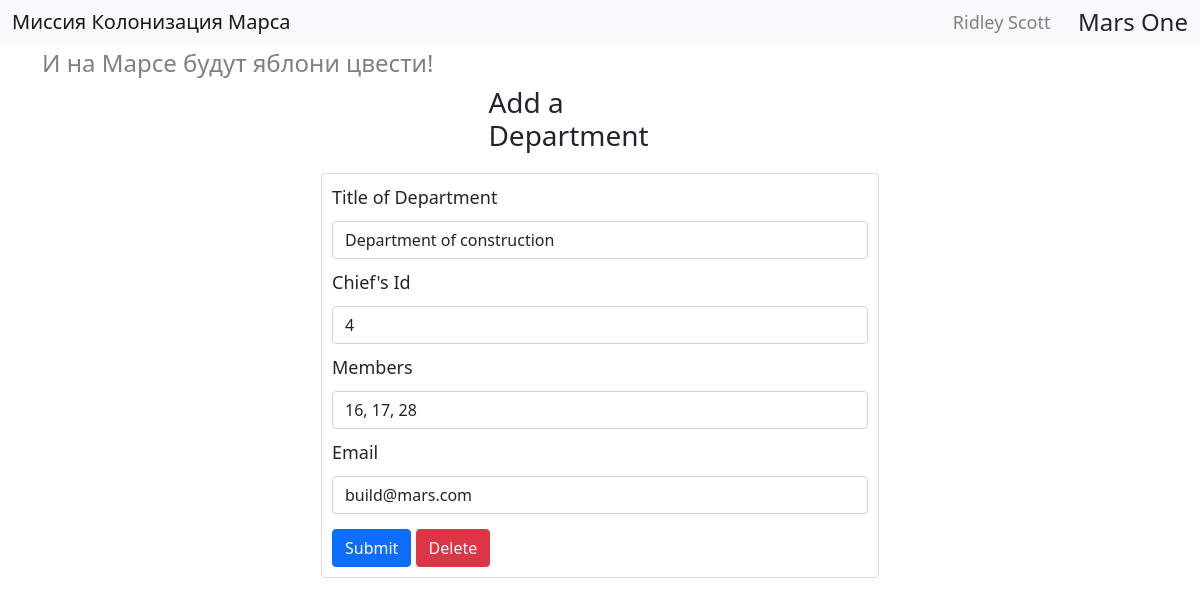
Page /department/3 (signed in) on the earlier database version.
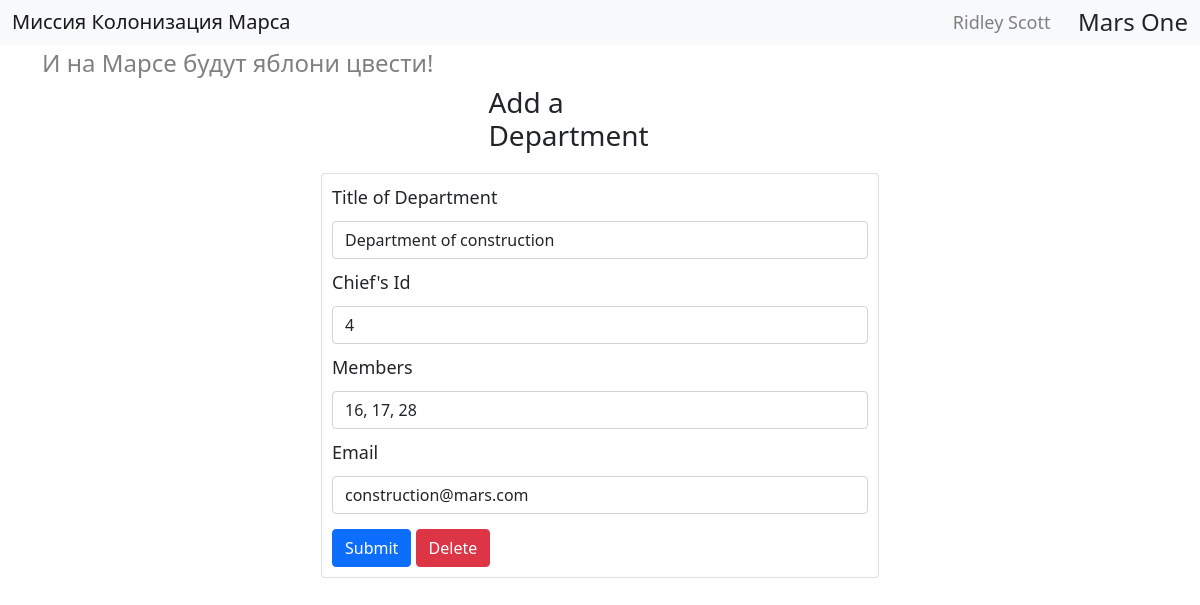
Same page on the later database version.
### __all_models.py (models this page shows)
class Department(SqlAlchemyBase):
    __tablename__ = "departments"
    id = Column(Integer, primary_key=True, autoincrement=True)
    title = Column(String)
    chief = Column(Integer, ForeignKey("users.id"))
    members = Column(String)
    email = Column(String)

### app.py (the view, shortened to what this page needs)
@app.route("/department/<int:dep_id>", methods=['GET', 'POST'])
@login_required
def edit_department(dep_id):
    form = DepartmantForm()
    if request.method == "GET":
        dep = session.query(Department).filter(
            Department.id == dep_id,
            (Department.chief == current_user.id) | (current_user.id == 1)
        ).first()
        if dep:
            form.title.data = dep.title
            form.chief.data = dep.chief
            form.members.data = dep.members
            form.email.data = dep.email
        else:
            abort(404)
    return render_template("add_department.html", title="Изменить работу",
                           form=form, delete=True, dep_id=dep_id)

### forms.py
class DepartmantForm(FlaskForm):
    title = StringField("Title of Department", validators=[DataRequired()])
    chief = IntegerField("Chief's Id", validators=[DataRequired()])
    members = StringField("Members", validators=[DataRequired()])
    email = StringField("Email", validators=[DataRequired()])
    submit = SubmitField("Submit")

### app.py (called while the page is built)
@login_manager.user_loader
def load_user(user_id):
    return session.query(User).get(user_id)

### templates/add_department.html (shortened to what this page needs)
{% extends "base.html" %}
{% block content %}
<h3 class="title">Add a Department</h3>
<div class="holder card">
    <form method="POST" action="">
        {{ form.title.label(class="form-label label") }}
        {{ form.title(class="form-control") }}
        {{ form.chief.label(class="form-label label") }}
        {{ form.chief(class="form-control") }}
        {{ form.members.label(class="form-label label") }}
        {{ form.members(class="form-control") }}
        {{ form.email.label(class="form-label label") }}
        {{ form.email(class="form-control") }}
        {{ form.submit(class="btn btn-primary submit") }}
        {% if delete %}
            <a href="/deldepartment/{{ dep_id }}" class="btn btn-danger submit">Delete</a>
        {% endif %}
    </form>
</div>
{% endblock %}

Differences in the rows shown:
changed Department "Department of construction": email "build@mars.com" → "construction@mars.com"
